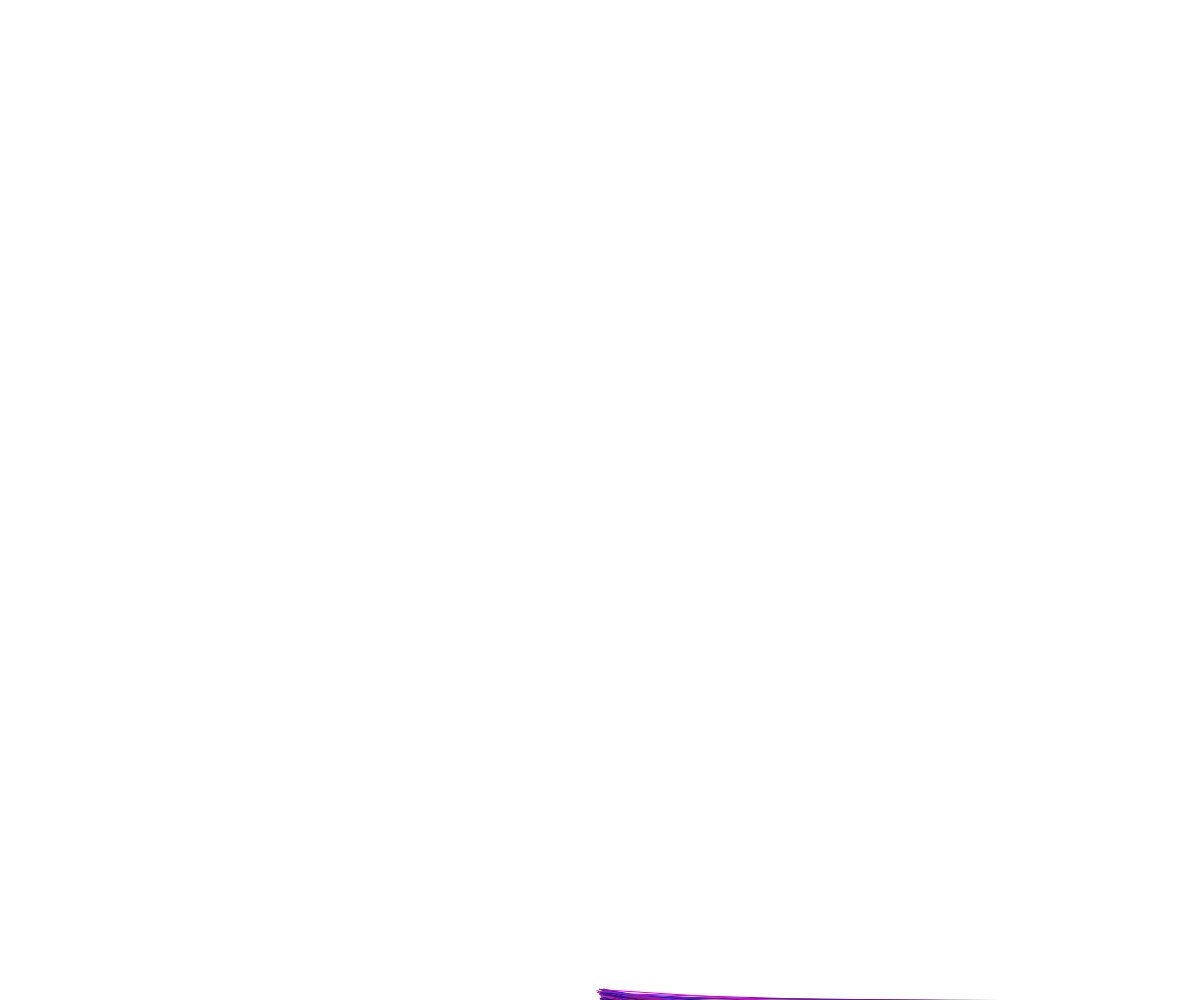
Frame 1 (no input)
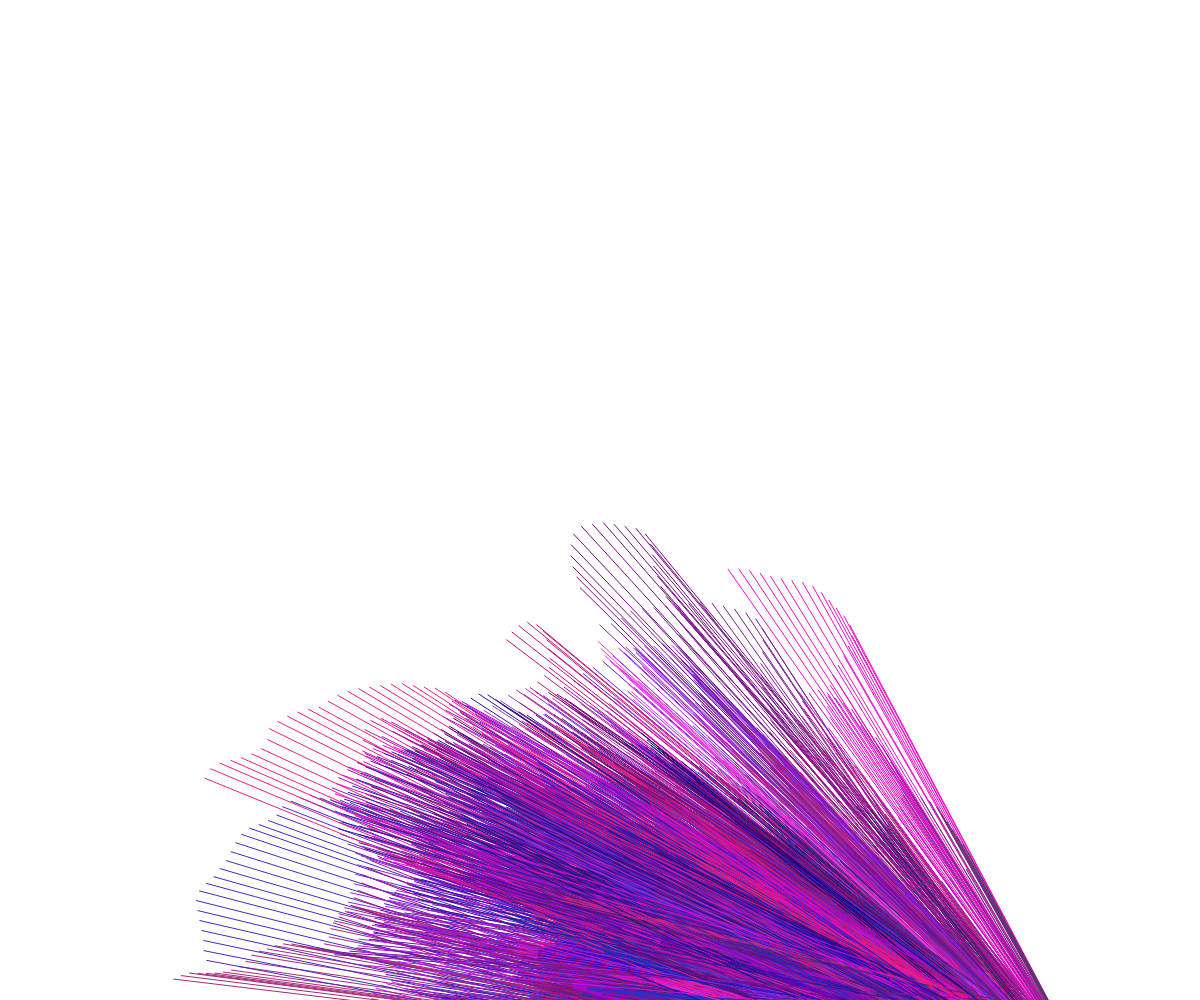
Frame 60 (no input)
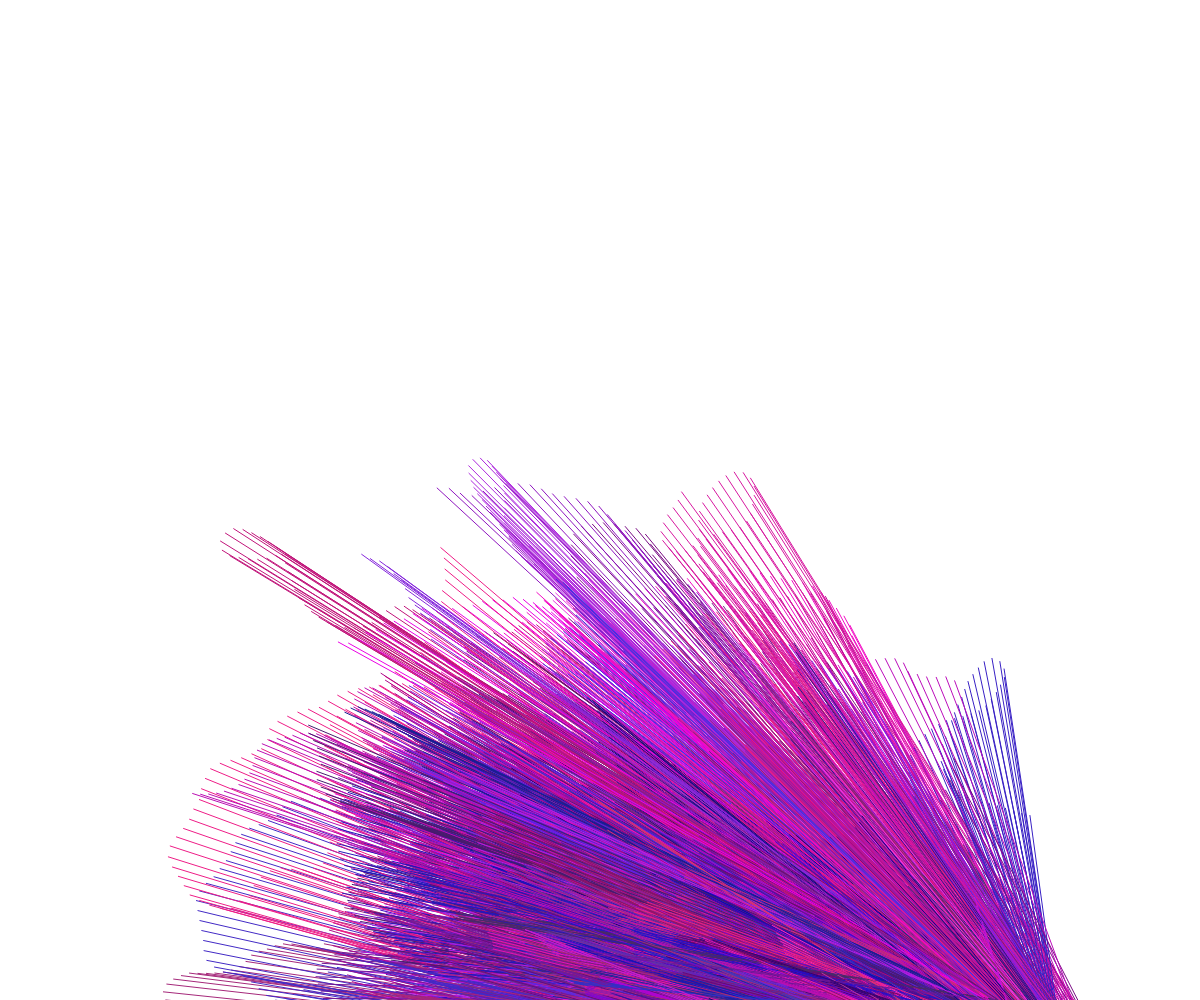
Frame 120 (the mouse pressed at the canvas centre since frame 60)

The p5.js sketch that drew these frames (run headless with seeded random() and noise() and a simulated clock; from frame 60 on, the mouse is pressed at the canvas centre):

// p5.js sketch
// ── sketch.js
let lines = [];
let nLines = 150;

  
  function setup() {
    createCanvas(windowWidth, windowHeight);
    for(let i = 0; i < nLines; i ++){
      lines[i] = new RandomWalker(i);
    }
    
  }
  
  function draw () {
  
    for(let i = 0; i < nLines; i ++){
      lines[i].update();
      lines[i].display();
      }
   
  }

// ----------------------- Random Walker --------------// 
class RandomWalker{
  constructor(_name){
    this.red = random(0, 250);
    this.green = random(0, 55); 
    this.blue = random(100, 230);

    this.t = 0;
    this.tSpeed = random(1);
    this.noiseShift = random(20);

    this.pos = createVector(width/2, height);
    this.speed = createVector(random(0,  8), random(-10, 10));
    this.length = random(windowWidth, windowHeight);
    print('holas pelota' + this._name);
  }
  update(_t){

    this.speed.rotate(map(noise(this.t + this.noiseShift), 0, 1, -1, 1));
    this.pos.add(this.speed);

    this.t += this.tSpeed;
  }
  display(){
    stroke (this.red, this.green, this.blue );
    strokeWeight(1);

    line(this.pos.x, this.pos.y,this.length, this.length);
    
    }
    }
